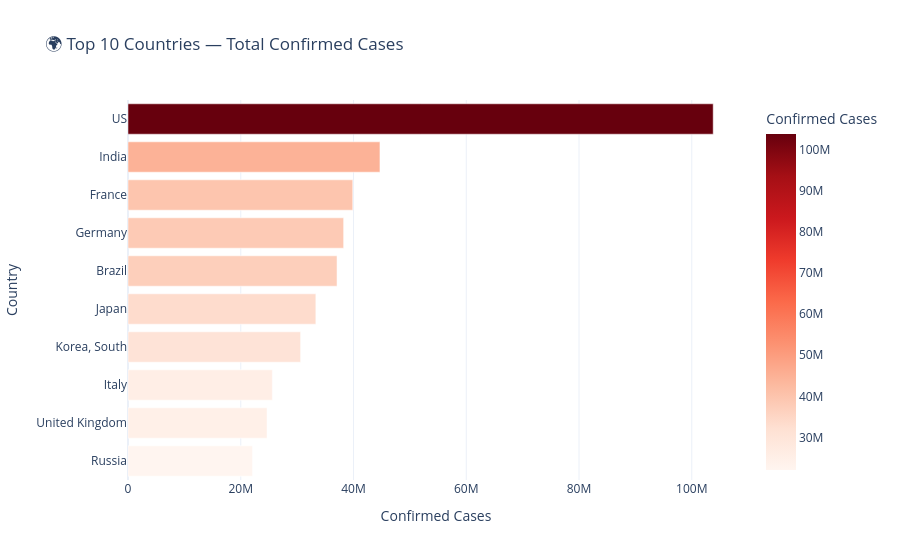

The code cell stored with this chart in its notebook:
### Markdown cell above
## 🌍 Step 6 — Top 10 Countries by Confirmed Cases

### Code cell
if not USE_SYNTHETIC:
    latest_date = conf_long['date'].max()
    top10 = (
        conf_long[conf_long['date'] == latest_date]
        .groupby('Country/Region')['confirmed'].sum()
        .nlargest(10)
        .reset_index()
    )
else:
    # Synthetic: make up top-10
    countries = ['USA','India','Brazil','France','Germany',
                 'UK','Russia','Italy','Turkey','Spain']
    vals = np.array([100,90,75,60,55,50,48,42,38,35]) * 1_000_000
    top10 = pd.DataFrame({'Country/Region': countries, 'confirmed': vals})

fig = px.bar(
    top10.sort_values('confirmed'),
    x='confirmed', y='Country/Region',
    orientation='h',
    color='confirmed',
    color_continuous_scale='Reds',
    title='🌍 Top 10 Countries — Total Confirmed Cases',
    labels={'confirmed': 'Confirmed Cases', 'Country/Region': 'Country'},
    template='plotly_white'
)
fig.show()

### Figure 1 — Plotly figure (JSON) as saved in the notebook; plotly's stock layout.template omitted (floating-point values rounded to 4 significant figures)
{"data": [{"hovertemplate": "Confirmed Cases=%{marker.color}<br>Country=%{y}<extra></extra>", "legendgroup": "", "marker": {"color": [22075858, 24658705, 25603510, 30615522, 33320438, 37076053, 38249060, 39866718, 44690738, 103802702], "coloraxis": "coloraxis", "pattern": {"shape": ""}}, "name": "", "orientation": "h", "showlegend": false, "textposition": "auto", "type": "bar", "x": [22075858, 24658705, 25603510, 30615522, 33320438, 37076053, 38249060, 39866718, 44690738, 103802702], "xaxis": "x", "y": ["Russia", "United Kingdom", "Italy", "Korea, South", "Japan", "Brazil", "Germany", "France", "India", "US"], "yaxis": "y"}], "layout": {"barmode": "relative", "coloraxis": {"autocolorscale": false, "colorbar": {"title": {"text": "Confirmed Cases"}}, "colorscale": [[0.0, "rgb(255,245,240)"], [0.125, "rgb(254,224,210)"], [0.25, "rgb(252,187,161)"], [0.375, "rgb(252,146,114)"], [0.5, "rgb(251,106,74)"], [0.625, "rgb(239,59,44)"], [0.75, "rgb(203,24,29)"], [0.875, "rgb(165,15,21)"], [1.0, "rgb(103,0,13)"]]}, "legend": {"tracegroupgap": 0}, "title": {"text": "🌍 Top 10 Countries — Total Confirmed Cases"}, "xaxis": {"anchor": "y", "domain": [0.0, 1.0], "title": {"text": "Confirmed Cases"}}, "yaxis": {"anchor": "x", "domain": [0.0, 1.0], "title": {"text": "Country"}}}}
